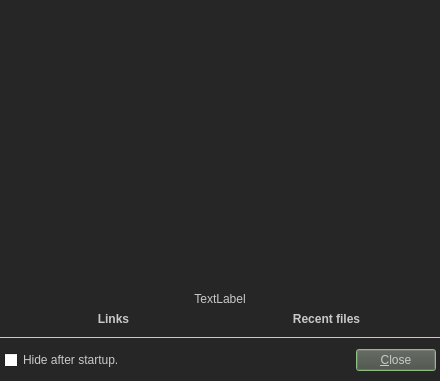
<?xml version="1.0" encoding="UTF-8"?>
<ui version="4.0">
 <class>WdgSplash</class>
 <widget class="QWidget" name="WdgSplash">
  <property name="geometry">
   <rect>
    <x>0</x>
    <y>0</y>
    <width>440</width>
    <height>381</height>
   </rect>
  </property>
  <property name="sizePolicy">
   <sizepolicy hsizetype="Fixed" vsizetype="Preferred">
    <horstretch>0</horstretch>
    <verstretch>0</verstretch>
   </sizepolicy>
  </property>
  <property name="palette">
   <palette>
    <active>
     <colorrole role="WindowText">
      <brush brushstyle="SolidPattern">
       <color alpha="255">
        <red>201</red>
        <green>201</green>
        <blue>201</blue>
       </color>
      </brush>
     </colorrole>
     <colorrole role="Button">
      <brush brushstyle="SolidPattern">
       <color alpha="255">
        <red>64</red>
        <green>64</green>
        <blue>64</blue>
       </color>
      </brush>
     </colorrole>
     <colorrole role="Dark">
      <brush brushstyle="SolidPattern">
       <color alpha="255">
        <red>34</red>
        <green>32</green>
        <blue>31</blue>
       </color>
      </brush>
     </colorrole>
     <colorrole role="Text">
      <brush brushstyle="SolidPattern">
       <color alpha="255">
        <red>20</red>
        <green>19</green>
        <blue>18</blue>
       </color>
      </brush>
     </colorrole>
     <colorrole role="ButtonText">
      <brush brushstyle="SolidPattern">
       <color alpha="255">
        <red>201</red>
        <green>201</green>
        <blue>201</blue>
       </color>
      </brush>
     </colorrole>
     <colorrole role="Base">
      <brush brushstyle="SolidPattern">
       <color alpha="255">
        <red>255</red>
        <green>255</green>
        <blue>255</blue>
       </color>
      </brush>
     </colorrole>
     <colorrole role="Window">
      <brush brushstyle="SolidPattern">
       <color alpha="255">
        <red>38</red>
        <green>38</green>
        <blue>38</blue>
       </color>
      </brush>
     </colorrole>
     <colorrole role="Highlight">
      <brush brushstyle="SolidPattern">
       <color alpha="255">
        <red>153</red>
        <green>204</green>
        <blue>139</blue>
       </color>
      </brush>
     </colorrole>
     <colorrole role="Link">
      <brush brushstyle="SolidPattern">
       <color alpha="255">
        <red>233</red>
        <green>233</green>
        <blue>233</blue>
       </color>
      </brush>
     </colorrole>
     <colorrole role="LinkVisited">
      <brush brushstyle="SolidPattern">
       <color alpha="255">
        <red>202</red>
        <green>107</green>
        <blue>122</blue>
       </color>
      </brush>
     </colorrole>
    </active>
    <inactive>
     <colorrole role="WindowText">
      <brush brushstyle="SolidPattern">
       <color alpha="255">
        <red>201</red>
        <green>201</green>
        <blue>201</blue>
       </color>
      </brush>
     </colorrole>
     <colorrole role="Button">
      <brush brushstyle="SolidPattern">
       <color alpha="255">
        <red>64</red>
        <green>64</green>
        <blue>64</blue>
       </color>
      </brush>
     </colorrole>
     <colorrole role="Dark">
      <brush brushstyle="SolidPattern">
       <color alpha="255">
        <red>34</red>
        <green>32</green>
        <blue>31</blue>
       </color>
      </brush>
     </colorrole>
     <colorrole role="Text">
      <brush brushstyle="SolidPattern">
       <color alpha="255">
        <red>20</red>
        <green>19</green>
        <blue>18</blue>
       </color>
      </brush>
     </colorrole>
     <colorrole role="ButtonText">
      <brush brushstyle="SolidPattern">
       <color alpha="255">
        <red>201</red>
        <green>201</green>
        <blue>201</blue>
       </color>
      </brush>
     </colorrole>
     <colorrole role="Base">
      <brush brushstyle="SolidPattern">
       <color alpha="255">
        <red>255</red>
        <green>255</green>
        <blue>255</blue>
       </color>
      </brush>
     </colorrole>
     <colorrole role="Window">
      <brush brushstyle="SolidPattern">
       <color alpha="255">
        <red>38</red>
        <green>38</green>
        <blue>38</blue>
       </color>
      </brush>
     </colorrole>
     <colorrole role="Highlight">
      <brush brushstyle="SolidPattern">
       <color alpha="255">
        <red>153</red>
        <green>204</green>
        <blue>139</blue>
       </color>
      </brush>
     </colorrole>
     <colorrole role="Link">
      <brush brushstyle="SolidPattern">
       <color alpha="255">
        <red>233</red>
        <green>233</green>
        <blue>233</blue>
       </color>
      </brush>
     </colorrole>
     <colorrole role="LinkVisited">
      <brush brushstyle="SolidPattern">
       <color alpha="255">
        <red>202</red>
        <green>107</green>
        <blue>122</blue>
       </color>
      </brush>
     </colorrole>
    </inactive>
    <disabled>
     <colorrole role="WindowText">
      <brush brushstyle="SolidPattern">
       <color alpha="255">
        <red>34</red>
        <green>32</green>
        <blue>31</blue>
       </color>
      </brush>
     </colorrole>
     <colorrole role="Button">
      <brush brushstyle="SolidPattern">
       <color alpha="255">
        <red>64</red>
        <green>64</green>
        <blue>64</blue>
       </color>
      </brush>
     </colorrole>
     <colorrole role="Dark">
      <brush brushstyle="SolidPattern">
       <color alpha="255">
        <red>34</red>
        <green>32</green>
        <blue>31</blue>
       </color>
      </brush>
     </colorrole>
     <colorrole role="Text">
      <brush brushstyle="SolidPattern">
       <color alpha="255">
        <red>34</red>
        <green>32</green>
        <blue>31</blue>
       </color>
      </brush>
     </colorrole>
     <colorrole role="ButtonText">
      <brush brushstyle="SolidPattern">
       <color alpha="255">
        <red>34</red>
        <green>32</green>
        <blue>31</blue>
       </color>
      </brush>
     </colorrole>
     <colorrole role="Base">
      <brush brushstyle="SolidPattern">
       <color alpha="255">
        <red>38</red>
        <green>38</green>
        <blue>38</blue>
       </color>
      </brush>
     </colorrole>
     <colorrole role="Window">
      <brush brushstyle="SolidPattern">
       <color alpha="255">
        <red>38</red>
        <green>38</green>
        <blue>38</blue>
       </color>
      </brush>
     </colorrole>
     <colorrole role="Highlight">
      <brush brushstyle="SolidPattern">
       <color alpha="255">
        <red>209</red>
        <green>204</green>
        <blue>202</blue>
       </color>
      </brush>
     </colorrole>
     <colorrole role="Link">
      <brush brushstyle="SolidPattern">
       <color alpha="255">
        <red>233</red>
        <green>233</green>
        <blue>233</blue>
       </color>
      </brush>
     </colorrole>
     <colorrole role="LinkVisited">
      <brush brushstyle="SolidPattern">
       <color alpha="255">
        <red>202</red>
        <green>107</green>
        <blue>122</blue>
       </color>
      </brush>
     </colorrole>
    </disabled>
   </palette>
  </property>
  <property name="windowTitle">
   <string>Krita</string>
  </property>
  <property name="windowOpacity">
   <double>1.000000000000000</double>
  </property>
  <layout class="QVBoxLayout" name="verticalLayout">
   <property name="margin">
    <number>0</number>
   </property>
   <item>
    <widget class="QLabel" name="lblSplash">
     <property name="enabled">
      <bool>true</bool>
     </property>
     <property name="sizePolicy">
      <sizepolicy hsizetype="Fixed" vsizetype="Fixed">
       <horstretch>0</horstretch>
       <verstretch>0</verstretch>
      </sizepolicy>
     </property>
     <property name="minimumSize">
      <size>
       <width>440</width>
       <height>286</height>
      </size>
     </property>
     <property name="text">
      <string/>
     </property>
     <property name="pixmap">
      <pixmap>../../2.8/krita/data/splash/splash_screen.xpm</pixmap>
     </property>
     <property name="indent">
      <number>0</number>
     </property>
    </widget>
   </item>
   <item>
    <widget class="QLabel" name="lblVersion">
     <property name="text">
      <string>TextLabel</string>
     </property>
     <property name="alignment">
      <set>Qt::AlignCenter</set>
     </property>
     <property name="margin">
      <number>4</number>
     </property>
    </widget>
   </item>
   <item>
    <layout class="QHBoxLayout" name="horizontalLayout">
     <property name="leftMargin">
      <number>10</number>
     </property>
     <property name="rightMargin">
      <number>10</number>
     </property>
     <property name="bottomMargin">
      <number>2</number>
     </property>
     <item>
      <widget class="QLabel" name="lblLinks">
       <property name="sizePolicy">
        <sizepolicy hsizetype="Preferred" vsizetype="MinimumExpanding">
         <horstretch>0</horstretch>
         <verstretch>0</verstretch>
        </sizepolicy>
       </property>
       <property name="styleSheet">
        <string notr="true"/>
       </property>
       <property name="text">
        <string>&lt;html&gt;&lt;head/&gt;&lt;body&gt;&lt;p align=&quot;center&quot;&gt;&lt;span style=&quot; font-weight:600;&quot;&gt;Links&lt;/span&gt;&lt;/p&gt;&lt;/body&gt;&lt;/html&gt;</string>
       </property>
       <property name="textFormat">
        <enum>Qt::RichText</enum>
       </property>
       <property name="alignment">
        <set>Qt::AlignLeading|Qt::AlignLeft|Qt::AlignTop</set>
       </property>
       <property name="openExternalLinks">
        <bool>true</bool>
       </property>
      </widget>
     </item>
     <item>
      <widget class="QLabel" name="lblRecent">
       <property name="text">
        <string>&lt;html&gt;&lt;head/&gt;&lt;body&gt;&lt;p align=&quot;center&quot;&gt;&lt;span style=&quot; font-weight:600;&quot;&gt;Recent files&lt;/span&gt;&lt;/p&gt;&lt;/body&gt;&lt;/html&gt;</string>
       </property>
       <property name="textFormat">
        <enum>Qt::RichText</enum>
       </property>
       <property name="alignment">
        <set>Qt::AlignLeading|Qt::AlignLeft|Qt::AlignTop</set>
       </property>
       <property name="openExternalLinks">
        <bool>false</bool>
       </property>
      </widget>
     </item>
    </layout>
   </item>
   <item>
    <widget class="Line" name="line">
     <property name="frameShadow">
      <enum>QFrame::Plain</enum>
     </property>
     <property name="orientation">
      <enum>Qt::Horizontal</enum>
     </property>
    </widget>
   </item>
   <item>
    <layout class="QHBoxLayout" name="horizontalLayout_2">
     <property name="leftMargin">
      <number>4</number>
     </property>
     <property name="topMargin">
      <number>4</number>
     </property>
     <property name="rightMargin">
      <number>4</number>
     </property>
     <property name="bottomMargin">
      <number>10</number>
     </property>
     <item>
      <widget class="QCheckBox" name="chkShowAtStartup">
       <property name="sizePolicy">
        <sizepolicy hsizetype="MinimumExpanding" vsizetype="Fixed">
         <horstretch>0</horstretch>
         <verstretch>0</verstretch>
        </sizepolicy>
       </property>
       <property name="text">
        <string>Hide after startup.</string>
       </property>
      </widget>
     </item>
     <item>
      <widget class="QPushButton" name="bnClose">
       <property name="text">
        <string>&amp;Close</string>
       </property>
       <property name="autoDefault">
        <bool>true</bool>
       </property>
       <property name="default">
        <bool>true</bool>
       </property>
      </widget>
     </item>
    </layout>
   </item>
  </layout>
 </widget>
 <resources/>
 <connections/>
</ui>
